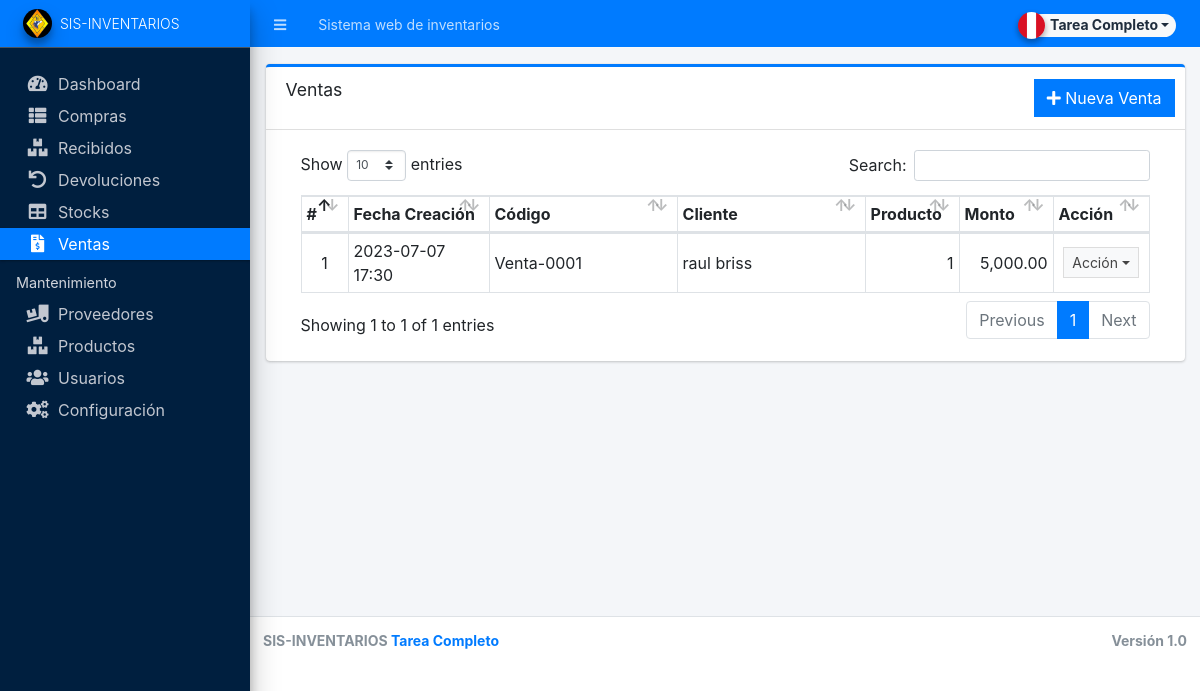
Screenshot of /admin/?page=sales (signed in) with the database file from the repository.
### tables this page shows
CREATE TABLE `sales_list` (
  `id` int(30) NOT NULL,
  `sales_code` varchar(50) NOT NULL,
  `client` text DEFAULT NULL,
  `amount` float NOT NULL DEFAULT 0,
  `remarks` text DEFAULT NULL,
  `stock_ids` text NOT NULL,
  `date_created` datetime NOT NULL DEFAULT current_timestamp(),
  `date_updated` datetime NOT NULL DEFAULT current_timestamp() ON UPDATE current_timestamp()
);

### admin/sales/index.php (the view, shortened to what this page needs)
<div class="card card-outline card-primary">
    <div class="card-header">
        <h3 class="card-title">Ventas</h3>
        <div class="card-tools">
            <a href="<?php echo base_url ?>admin/?page=sales/manage_sale" class="btn btn-flat btn-primary"><span class="fas fa-plus"></span> Nueva Venta</a>
        </div>
    </div>
    <div class="card-body">
        <div class="container-fluid">
            <div class="container-fluid">
                <table class="table table-bordered table-stripped">
                    <colgroup>
                        <col width="5%">
                        <col width="15%">
                        <col width="20%">
                        <col width="20%">
                        <col width="10%">
                        <col width="10%">
                        <col width="10%">
                    </colgroup>
                    <thead>
                        <tr>
                            <th>#</th>
                            <th>Fecha Creación</th>
                            <th>Código</th>
                            <th>Cliente</th>
                            <th>Producto</th>
                            <th>Monto</th>
                            <th>Acción</th>
                        </tr>
                    </thead>
                    <tbody>
                        <?php
                        $i = 1;
                        $qry = $conn->query("SELECT * FROM `sales_list` order by `date_created` desc");
                        while ($row = $qry->fetch_assoc()) :
                            $row['items'] = count(explode(',', $row['stock_ids']));
                        ?>
                            <tr>
                                <td class="text-center"><?php echo $i++; ?></td>
                                <td><?php echo date("Y-m-d H:i", strtotime($row['date_created'])) ?></td>
                                <td><?php echo $row['sales_code'] ?></td>
                                <td><?php echo $row['client'] ?></td>
                                <td class="text-right"><?php echo number_format($row['items']) ?></td>
                                <td class="text-right"><?php echo number_format($row['amount'], 2) ?></td>
                                <td align="center">
                                    <button type="button" class="btn btn-flat btn-default btn-sm dropdown-toggle dropdown-icon" data-toggle="dropdown">
                                        Acción
                                    </button>
                                </td>
                            </tr>
                        <?php endwhile; ?>
                    </tbody>
                </table>
            </div>
        </div>
    </div>
</div>

### rows the page displays
sales_list: date_created "2023-07-07 17:30", sales_code "Venta-0001", client "raul briss", items "1", amount "5,000.00"

### other values shown
$_settings->info('name') "Sistema web de inventarios"
$_settings->info('short_name') "SIS-INVENTARIOS"
